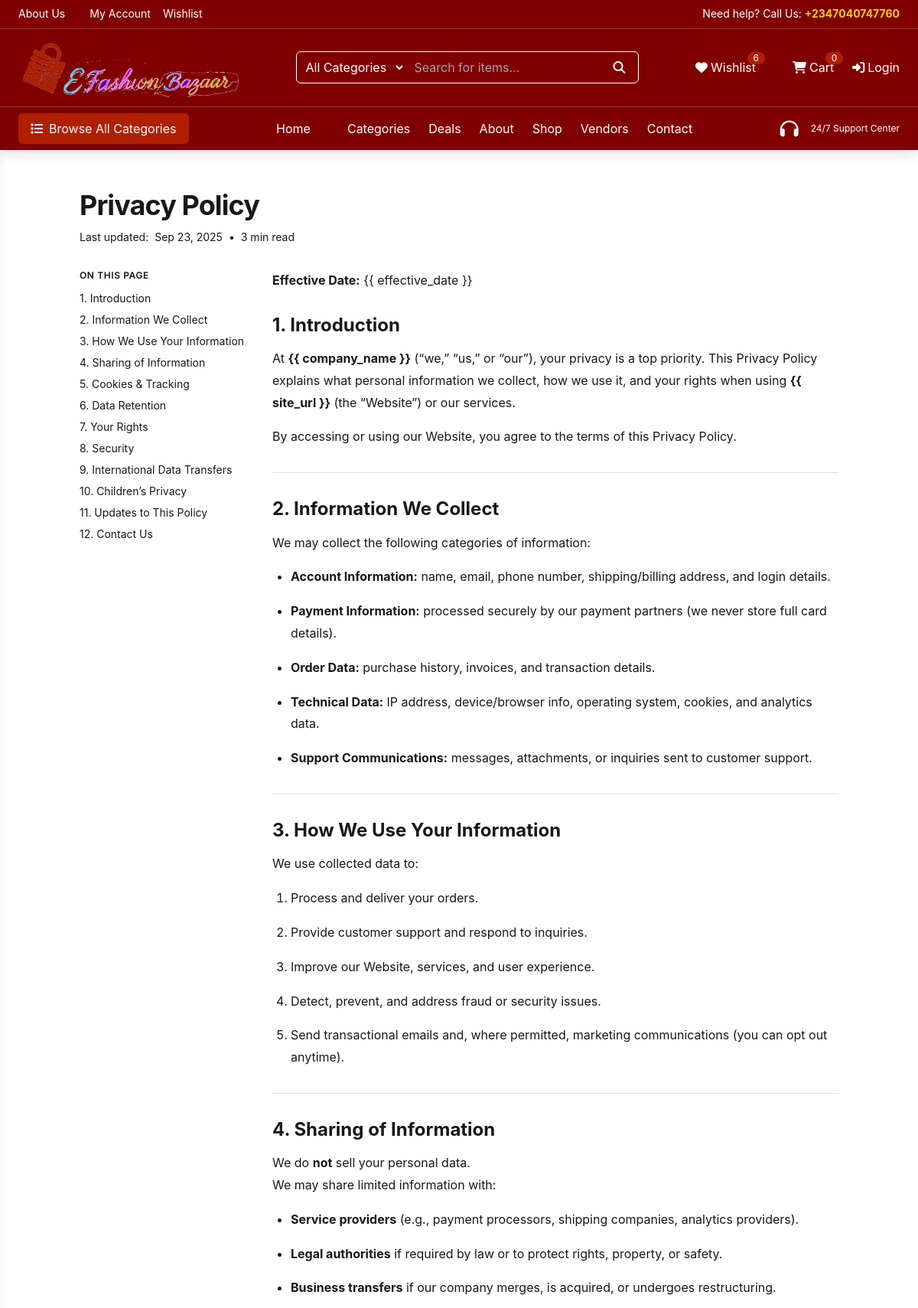
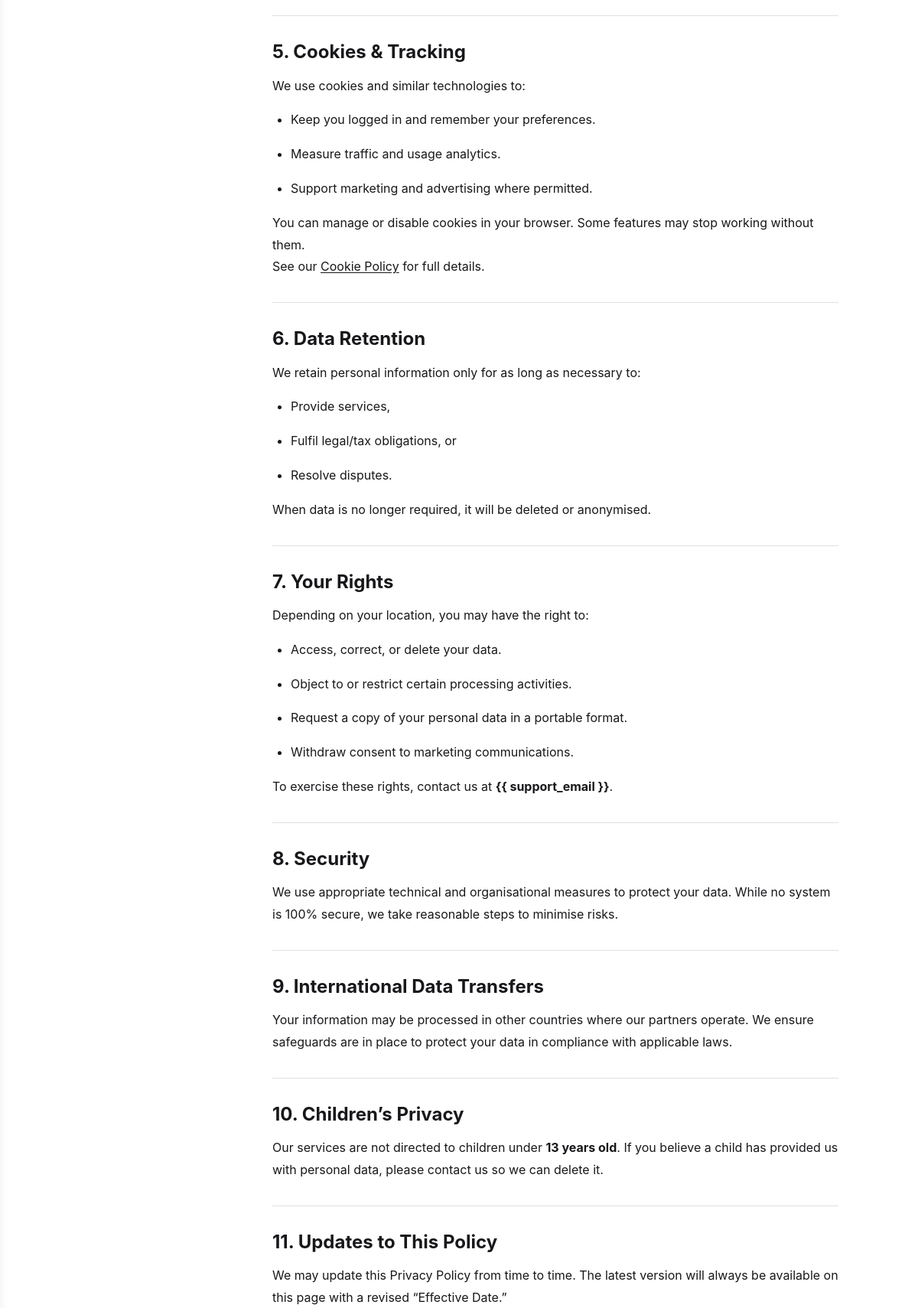
Page /pages/privacy-policy/ (upper part) on the committed database (2 pictures, top to bottom).
### addon/models.py (models this page shows, shortened)
class SiteConfiguration(models.Model):
    site_name = models.CharField(max_length=255, default="My Website")
    site_header = models.CharField(max_length=255, default="My Website Admin")
    site_brand = models.CharField(max_length=255, default="My Website Brand")
    site_logo = models.ImageField(upload_to="branding/", null=True, blank=True)
    login_logo = models.ImageField(upload_to="branding/", null=True, blank=True)
    favicon = models.ImageField(upload_to="branding/", null=True, blank=True)
    welcome_text = models.CharField(max_length=255, default="Welcome to My Website")
    footer_text = models.CharField(max_length=255, default="© 2025 My Website")
    address = models.CharField(max_length=255, blank=True, null=True, help_text="Company address shown in footer/contact")
    phone = models.CharField(max_length=50, blank=True, null=True, help_text="Primary phone number")
    email = models.EmailField(blank=True, null=True, help_text="Support or sales email")
    working_hours = models.CharField(max_length=100, blank=True, null=True, help_text="e.g. 10:00 - 18:00, Mon - Sat")
    singleton = models.BooleanField(default=True, editable=False)
    currency_abbr = models.CharField(max_length=255, blank=True, null=True, default="$", help_text="$")
    currency_symbol = models.CharField(max_length=255, blank=True, null=True, default="USD", help_text="USD")
    class Meta:
        verbose_name = "Site Configuration"
        verbose_name_plural = "Site Configuration"
    @classmethod
    def get_solo(cls):
        obj, created = cls.objects.get_or_create(pk=1)
        return obj

class Page(models.Model):
    class Key(models.TextChoices):
        REFUND_POLICY = "refund_policy", _("Refund Policy")
        PRIVACY_POLICY = "privacy_policy", _("Privacy Policy")
        TERMS_AND_CONDITIONS = "terms_and_conditions", _("Terms & Conditions")
        COOKIE_POLICY = "cookie_policy", _("Cookie Policy")
        SHIPPING_POLICY = "shipping_policy", _("Shipping Policy")
        ABOUT = "about", _("About Us")
    key = models.CharField( max_length=64, choices=Key.choices, unique=True, help_text=_("Fixed identifier used by views to fetch this page."),)
    title = models.CharField(max_length=150)
    content = models.TextField(blank=True, help_text=_("HTML or Markdown – your choice."))
    is_published = models.BooleanField(default=True)
    hero_image = models.FileField(upload_to="image", null=True, blank=True)
    created_at = models.DateTimeField(auto_now_add=True)
    updated_at = models.DateTimeField(auto_now=True)
    class Meta:
        verbose_name = _("Page")
        verbose_name_plural = _("Pages")
        ordering = ["key"]

### addon/views.py (the view)
# urls.py: path("privacy-policy/", views.privacy_policy, name="privacy_policy"),
def privacy_policy(request):
    page = get_object_or_404(Page, key=Page.Key.PRIVACY_POLICY, is_published=True)
    return render(request, "pages/privacy_policy.html", {"page_title": page.title, "page": page})

### addon/context_processors.py (called while the page is built)
def global_context(request):
    context = {}
    context['site_config'] = models.SiteConfiguration.get_solo()
    context['theme_settings'] = models.ThemeSettings.get_solo()
    context['hero_section'] = models.HeroSection.objects.filter(active=True).first()
    context['social_links'] = models.SocialLink.objects.all()
    return context

### addon/models.py (called while the page is built)
    @classmethod
    def get_solo(cls):
        obj, created = cls.objects.get_or_create(pk=1)
        return obj

### order/context_processors.py (called while the page is built)
def global_context(request):
    context = {}
    cart = Cart.get_for_request(request)
    context['cart_item_count'] = CartItem.objects.filter(cart=cart).count()
    return context

### order/models.py (called while the page is built)
    @classmethod
    def get_for_request(cls, request):
        if request.user.is_authenticated:
            cart, _ = cls.objects.get_or_create(user=request.user)
            return cart
        if not request.session.session_key:
            request.session.create()
        session_key = request.session.session_key
        cart, _ = cls.objects.get_or_create(session_key=session_key, user=None)
        return cart

### addon/templates/pages/privacy_policy.html (shortened to what this page needs)
{% extends 'base/base.html' %}
{% load static %}
{% block content %}
<link rel="stylesheet" href="{% static 'assets/css/typography.css' %}">
<main class="container mx-auto max-w-5xl px-4 py-10 lg:mt-52 mt-14">
  <header class="mb-8">
    <h1 class="text-3xl md:text-4xl font-bold tracking-tight">{{ page.title }}</h1>
    <div class="mt-3 flex flex-wrap items-center gap-3 text-sm text-muted-foreground">
      <div class="flex items-center gap-2">
        <span>Last updated:</span>
        <time datetime="{{ page.updated_at|date:'c' }}">{{ page.updated_at|date:"M d, Y" }}</time>
        <span>•</span>
        <span id="readingTime">—</span>
      </div>
    </div>
  </header>
  <section class="grid grid-cols-1 lg:grid-cols-[220px,1fr] gap-8">
    <aside class="hidden lg:block">
      <div class="sticky top-24">
        <p class="mb-3 text-xs font-semibold uppercase tracking-wider text-muted-foreground">On this page</p>
        <nav id="toc" class="space-y-2 text-sm"></nav>
      </div>
    </aside>
    <article id="pageContent" class="prose prose-neutral max-w-none dark:prose-invert">
      {{ page.content|safe }}
    </article>
  </section>
</main>
{% endblock content %}

### templates/partials/header.html (shortened to what this page needs)
{% load static %}
<nav id="main-nav" class="fixed top-0 left-0 w-full z-50 text-[{{theme_settings.header_text_color}}]"
    data-homepage="{% if is_homepage %}true{% elif request.path == '/' %}true{% else %}false{% endif %}">
    <div id="top-bar"
        class="hidden md:flex justify-between items-center px-6 py-2 text-sm border-b border-transparent transition-all duration-300">
        <div class="flex space-x-4">
            <a href="{% url 'addon:about' %}" class="hover:underline">About Us </a>
            <a href="{% url 'customer:dashboard' %}" class="hover:underline">My Account</a>
            <a href="{% url 'customer:wishlist' %}" class="hover:underline">Wishlist</a>
        </div>
        <div class="flex items-center space-x-4">
            <span>Need help? Call Us: <span class="text-yellow-400 font-bold">{{site_config.phone}}</span></span>
        </div>
    </div>
    <div id="main-nav-content"
        class="flex items-center justify-between px-4 md:px-6 py-3 border-t border-white/20 transition-all duration-300">
        <a href="{% url 'store:index' %}">
            <img src="{{site_config.site_logo.url}}" alt="Logo" class="object-contain w-32 md:w-[18rem]">
        </a>
        <div id="search-container" class="hidden md:flex items-center border border-white rounded-md overflow-hidden">
            <select class="bg-transparent px-2 py-2 focus:outline-none">
                <option class="bg-black">All Categories </option>
            </select>
            <input type="text" placeholder="Search for items..."
                class="bg-transparent placeholder-white-light px-3 py-2 w-64 focus:outline-none">
            <button class="px-4">
                <i class="fa fa-search"></i>
            </button>
        </div>
        <div class="flex items-center space-x-4 md:space-x-6">
            <a href="{% url 'customer:wishlist' %}" class="relative flex items-center">
                <i class="fa fa-heart mr-1"></i> <span class="hidden md:inline">Wishlist</span>
                <span class="absolute -top-2 -right-3 bg-[#B01F00] text-xs rounded-full px-2">6</span>
            </a>
            <a href="{% url 'store:cart' %}" class="relative flex items-center">
                <i class="fa fa-shopping-cart mr-1"></i> <span class="hidden md:inline">Cart</span>
                <span class="absolute -top-2 -right-3 bg-[#B01F00] text-xs rounded-full px-2">
                    <span class="cart_item_count">
                        {{cart_item_count|default:"0"}}
                    </span>
                </span>
            </a>
            {% if request.user.is_authenticated %}
                <a href="{% url 'customer:dashboard' %}" class="hidden md:flex items-center">
                    <i class="fa fa-user me-2"></i> Account
                </a>
                <a href="{% url 'userauths:logout' %}" class="hidden md:flex items-center">
                    <i class="fa fa-power-off mr-1"></i>
                </a>
            {% else %}
            <a href="{% url 'userauths:login' %}" class="hidden md:flex items-center">
                <i class="fa fa-sign-in-alt mr-1"></i> Login
            </a>
            {% endif %}
        </div>
    </div>
    <div id="bottom-bar"
        class="hidden md:flex items-center justify-between px-6 py-2 border-t border-white/20 transition-all duration-300">
        <button class="bg-[#B01F00] px-4 py-2 rounded-md flex items-center hover:bg-red-800 transition-colors">
            <i class="fa fa-list mr-2"></i> Browse All Categories
        </button>
        <div id="desktop-links" class="flex space-x-6">
            <a href="/">Home</a>
            <a href="{% url 'store:category_list' %}">Categories</a>
            <a href="{% url 'store:shop' %}">Deals</a>
            <a href="{% url 'addon:about' %}">About</a>
            <a href="{% url 'store:shop' %}">Shop</a>
            <a href="{% url 'vendor:vendor_list' %}">Vendors</a>
            <a href="{% url 'addon:contact' %}">Contact</a>
        </div>
        <div class="flex items-center space-x-2">
            <i class="fa fa-headphones text-2xl"></i>
            <div>
                <div class="text-xs">24/7 Support Center</div>
            </div>
        </div>
    </div>
</nav>

### static/assets/css/style.css (style rules this page uses)
body { font-family: "Inter", sans-serif; overflow-x: hidden; }
#main-nav { transition: background-color 0.3s ease-in-out, color 0.3s ease-in-out; }

### static/assets/css/typography.css (style rules this page uses)
#pageContent { color: inherit; line-height: 1.8; font-size: 1rem; }
#pageContent h2 { font-size: 1.5rem; font-weight: 700; line-height: 1.25; margin: 1.2em 0 0.6em; }
#pageContent p { margin: 0 0 1em; }
#pageContent a { text-decoration: underline; text-underline-offset: 2px; }
#pageContent strong { font-weight: 700; }
#pageContent ul, #pageContent ol { margin: 0 0 1em 1.5em; padding: 0; }
#pageContent ul { list-style: disc; }
#pageContent ol { list-style: decimal; }
#pageContent li { margin: 0.25em 0; }
#pageContent hr { border: 0; height: 1px; background: rgba(0, 0, 0, 0.12); margin: 2rem 0; }

### rows in the picture
SiteConfiguration: phone "+2347040747760", site_logo (picture)
Page: title "Privacy Policy", updated_at "Sep 23, 2025", content "Effective Date: {{ effective_date }} 1. Introduction At {{ company_name }} (“we,” “us,” or “our”), your privacy is a top priority. This Privacy Policy explains what personal information we collect, how we use it, and your rights when using {{ site_url }} (the “Website”) or our services. By accessing or using our Website, you agree to the terms of this Privacy Policy. 2. Information We Collect We may collect the following categories of information: Account Information: name, email, phone number, shipping/billing address, and login details. Payment Information: processed securely by our payment partners (we never store full card details). Order Data: purchase history, invoices, and…"

### other values in the picture
{{ cart_item_count|default:"0" }} "0"
